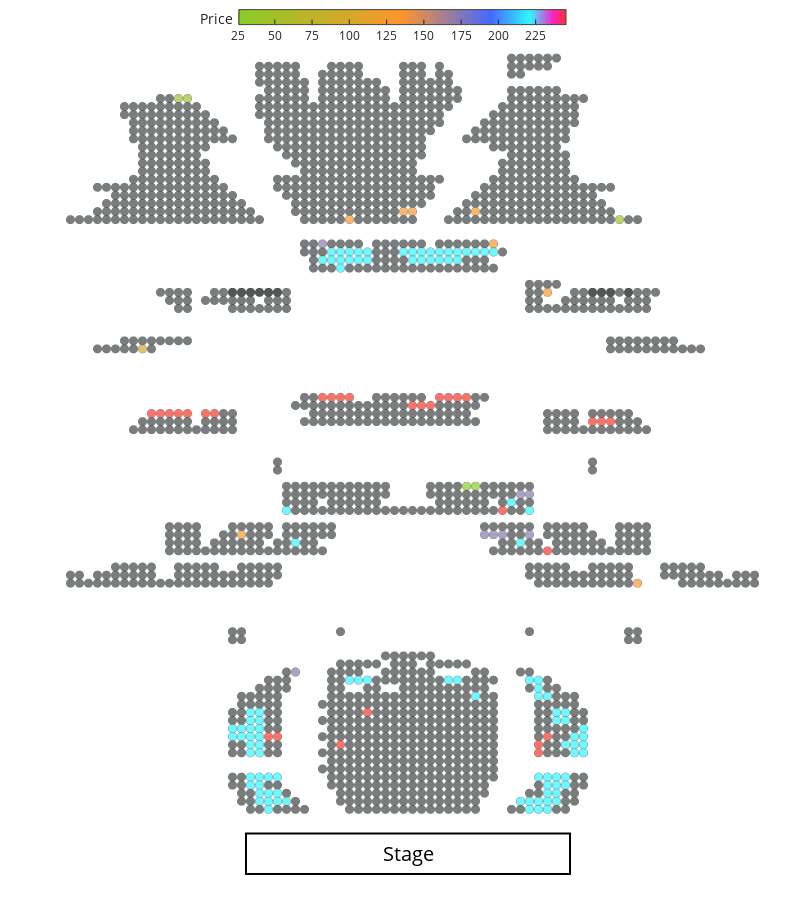

The code cell stored with this chart in its notebook:
### Code cell
import plotly.express as px

seats_price_df["Size"] = 1  # Dummy constant size for scatter plot

fig = px.scatter(
    seats_price_df,
    x="XPosition",
    y="YPosition",
    color="Price",
    size="Size",
    size_max=8.5,
    color_continuous_scale=[
        [0.0, "rgb(136,204,39)"],
        [0.5, "rgb(253,149,45)"],
        [0.77, "rgb(69,104,255)"],
        [0.89, "rgb(47,248,254)"],
        [0.96, "rgb(251,32,203)"],
        [1.0, "rgb(250,53,38)"],
    ],
    hover_data=["Price", "ZoneName", "SeatRow", "SeatNumber"],
    template="simple_white",
)
fig.update_xaxes(
    showticklabels=False, showline=False, zeroline=False, ticks="", title=""
)
fig.update_yaxes(
    showticklabels=False, showline=False, zeroline=False, ticks="", title=""
)
fig.update_layout(
    autosize=False,
    width=800,
    height=900,
    coloraxis=dict(
        colorbar=dict(
            tickmode="linear", dtick=25, ticks="inside", len=0.5, thickness=15
        )
    ),
    margin=dict(l=0, r=0, b=0, t=0, pad=0),
    # coloraxis_showscale=False,
)
fig.update_coloraxes(
    colorbar=dict(
        tickmode="linear", dtick=25, ticks="inside", orientation="h", x=0.46, y=0.94
    )
)
fig.add_shape(
    type="rect",
    x0=58.5,
    y0=-8,
    x1=22.5,
    y1=-3,
    line=dict(color="black", width=2),
    fillcolor="white",
    opacity=1,
)
# Add text for stage
fig.add_annotation(
    x=40.5,
    y=-5.5,
    text="Stage",
    showarrow=False,
    font=dict(size=20, color="black"),
)
fig.update_traces(marker=dict(line=dict(width=0.5, color="DarkSlateGrey")))
# Set the legend horizontally at the bottom
fig.update_layout()
fig.show()

### Figure 1 — Plotly figure (JSON) as saved in the notebook; plotly's stock layout.template omitted (floating-point values rounded to 4 significant figures; data arrays with more than 128 entries replaced by an {"elided": "..."} marker saying what was removed)
{"data": [{"customdata": {"elided": "1949x4 mixed values"}, "hovertemplate": "XPosition=%{x}<br>YPosition=%{y}<br>Size=%{marker.size}<br>Price=%{marker.color}<br>ZoneName=%{customdata[1]}<br>SeatRow=%{customdata[2]}<br>SeatNumber=%{customdata[3]}<extra></extra>", "legendgroup": "", "marker": {"color": {"elided": "1949 int values"}, "coloraxis": "coloraxis", "line": {"color": "DarkSlateGrey", "width": 0.5}, "size": {"elided": "1949 int values"}, "sizemode": "area", "sizeref": 0.01384, "symbol": "circle"}, "mode": "markers", "name": "", "showlegend": false, "type": "scattergl", "x": {"elided": "1949 int values"}, "xaxis": "x", "y": {"elided": "1949 int values"}, "yaxis": "y"}], "layout": {"annotations": [{"font": {"color": "black", "size": 20}, "showarrow": false, "text": "Stage", "x": 40.5, "y": -5.5}], "autosize": false, "coloraxis": {"colorbar": {"dtick": 25, "len": 0.5, "orientation": "h", "thickness": 15, "tickmode": "linear", "ticks": "inside", "title": {"text": "Price"}, "x": 0.46, "y": 0.94}, "colorscale": [[0, "rgb(136,204,39)"], [0.5, "rgb(253,149,45)"], [0.77, "rgb(69,104,255)"], [0.89, "rgb(47,248,254)"], [0.96, "rgb(251,32,203)"], [1, "rgb(250,53,38)"]]}, "height": 900, "legend": {"itemsizing": "constant", "tracegroupgap": 0}, "margin": {"b": 0, "l": 0, "pad": 0, "r": 0, "t": 0}, "shapes": [{"fillcolor": "white", "line": {"color": "black", "width": 2}, "opacity": 1, "type": "rect", "x0": 58.5, "x1": 22.5, "y0": -8, "y1": -3}], "width": 800, "xaxis": {"anchor": "y", "domain": [0, 1], "showline": false, "showticklabels": false, "ticks": "", "title": {"text": ""}, "zeroline": false}, "yaxis": {"anchor": "x", "domain": [0, 1], "showline": false, "showticklabels": false, "ticks": "", "title": {"text": ""}, "zeroline": false}}}
